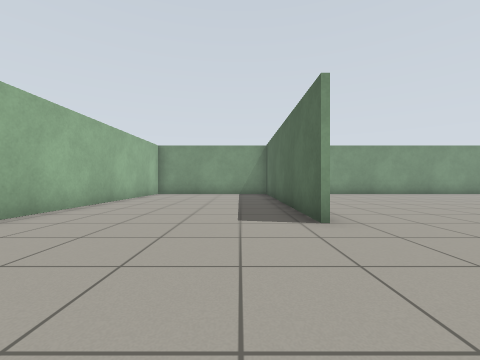
View 1 (above)

22 first-person views from a walk through a world built for the Gazebo simulator. The camera is 0.72 m above the floor, looks level and sees 90° across. The floor is counted in squares, 1 m on a side. Each view is taken from the middle of a square. On the plan, view 1 faces up. The plan holds only what a view shows up to about 9 squares ahead; the rest is blank.

View 2
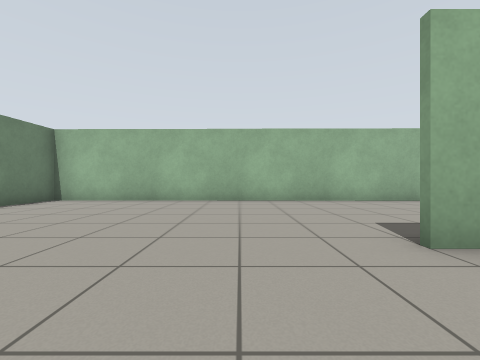

View 3
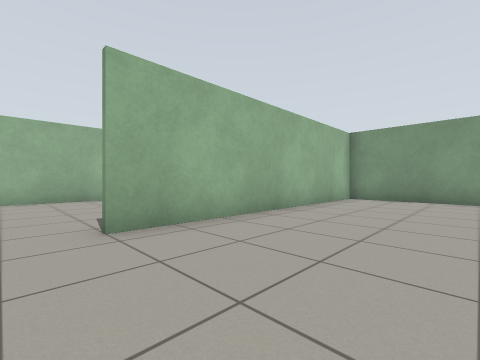

View 4
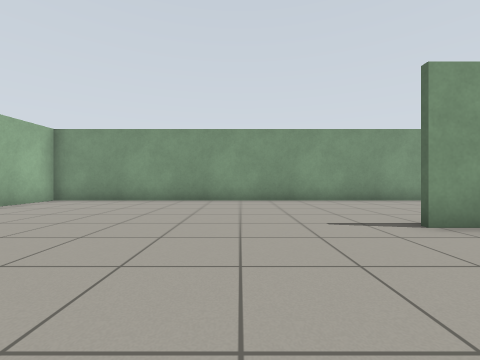

View 5
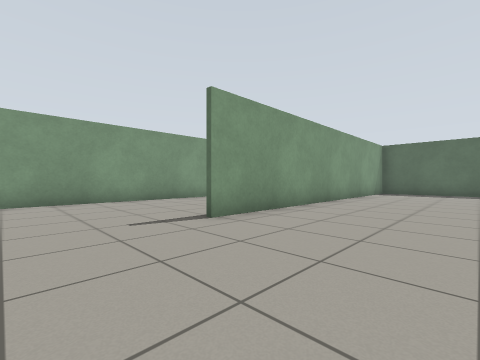

View 6
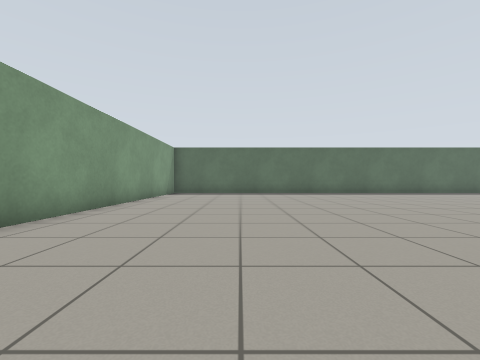

View 7
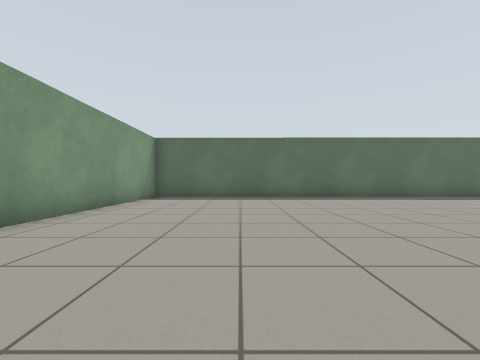

View 8
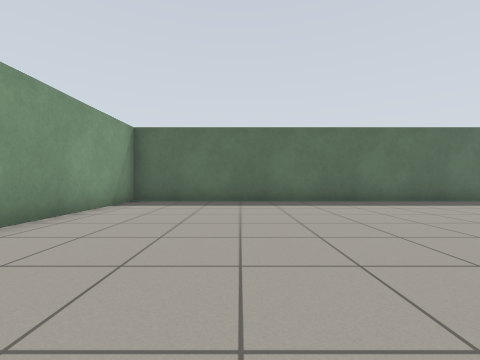

View 9
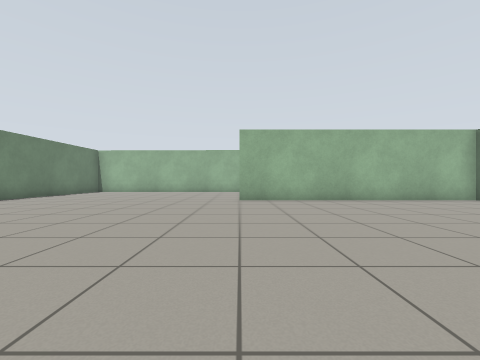

View 10
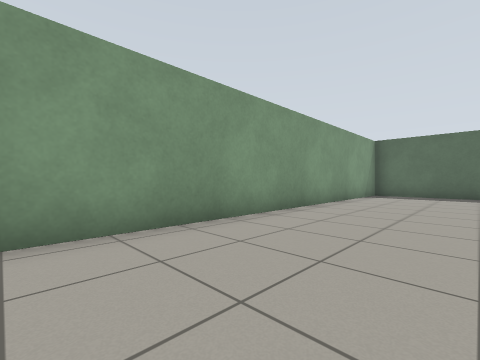

View 11
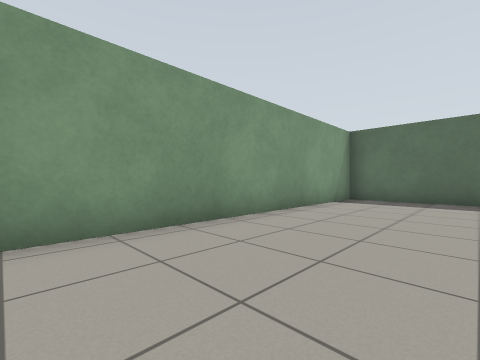

View 12
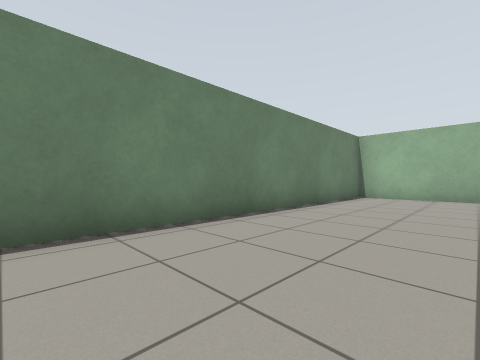

View 13
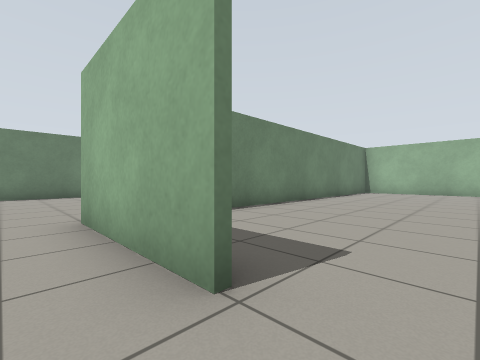

View 14
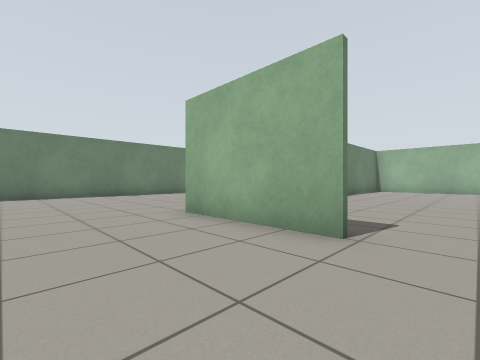

View 15
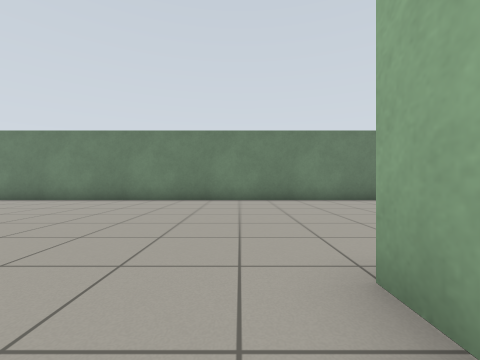

View 16
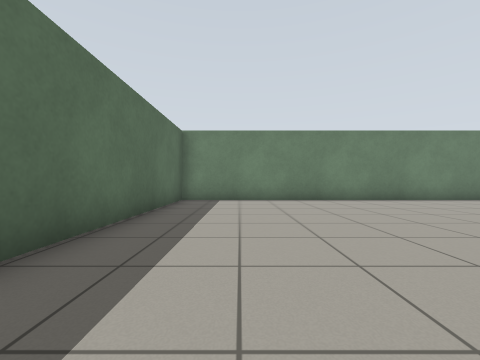

View 17
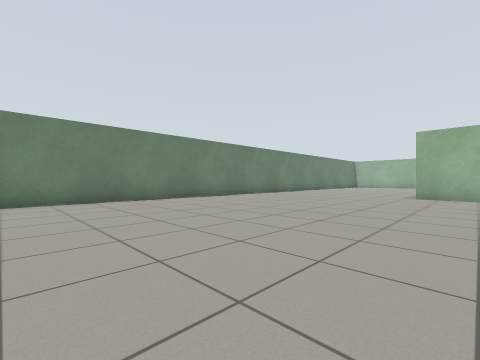

View 18
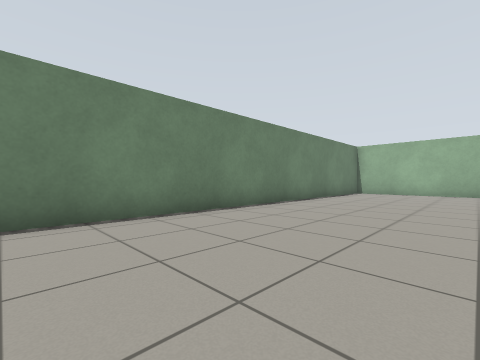

View 19
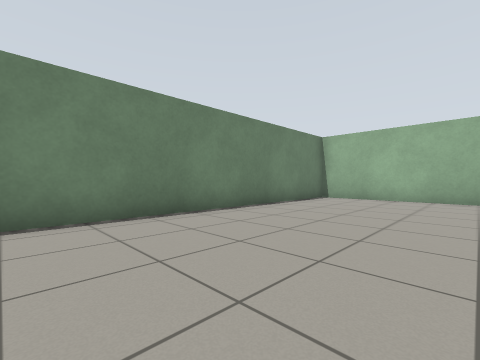

View 20
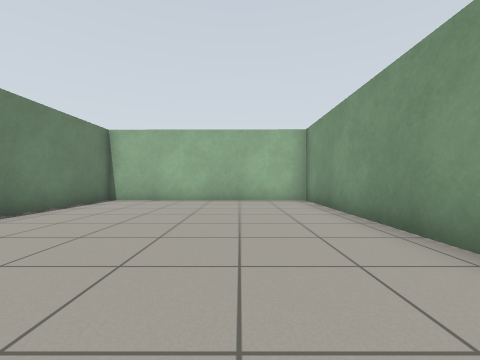

View 21
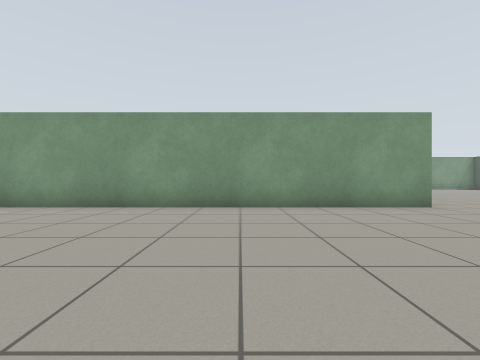

View 22
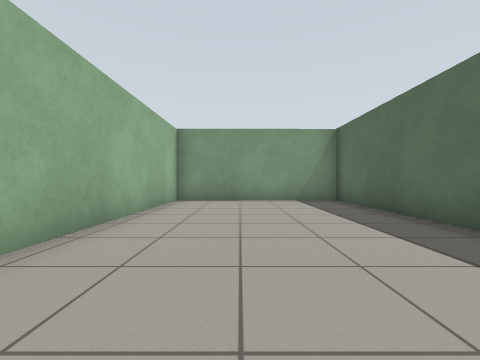

### Floor plan
Points are (right, up) in squares from view 1. A wall is a line through its corners. A room is listed if a view was taken in it or the views show most of it. See-through windows are left out.
Room 1 (views 1, 2, 3, 4, 5, 6, 7, 8, 9, 10, 11, 12, 13, 14, 15, 16, 17, 18, 19, 20, 21, 22)
walls: (9, -1.1) (9, -4.7) (-4.5, -4.7); (1.4, 4) (1.4, 12.4); (-4.5, -4.5) (6, -4.5); (1.5, 12.4) (1.5, 3.9); (22.1, 9) (22.1, 12.4) (-4.2, 12.4) (-4.5, -11.7) (22.1, -11.7) (22.1, 7.6) (10.7, 7.6)

Where each view was taken, in squares from view 1:
view 1: 0 up, 0 right, facing up
view 2: 2 up, 4 right, facing left
view 3: 3 up, 5 right, facing up-left
view 4: 4 up, 8 right, facing up
view 5: 4 up, 8 right, facing up-right
view 6: 4 up, 9 right, facing right
view 7: 4 up, 12 right, facing right
view 8: 4 up, 14 right, facing right
view 9: 4 up, 10 right, facing left
view 10: 9 up, 10 right, facing up-right
view 11: 9 up, 13 right, facing up-right
view 12: 1 down, 6 right, facing down-left
view 13: 0 up, 10 right, facing down-left
view 14: 0 up, 12 right, facing down-left
view 15: 3 down, 10 right, facing down
view 16: 3 down, 20 right, facing down
view 17: 3 down, 20 right, facing down-left
view 18: 7 down, 9 right, facing down-left
view 19: 7 down, 5 right, facing down-left
view 20: 7 down, 4 right, facing left
view 21: 11 down, 4 right, facing up
view 22: 4 up, 2 left, facing up
